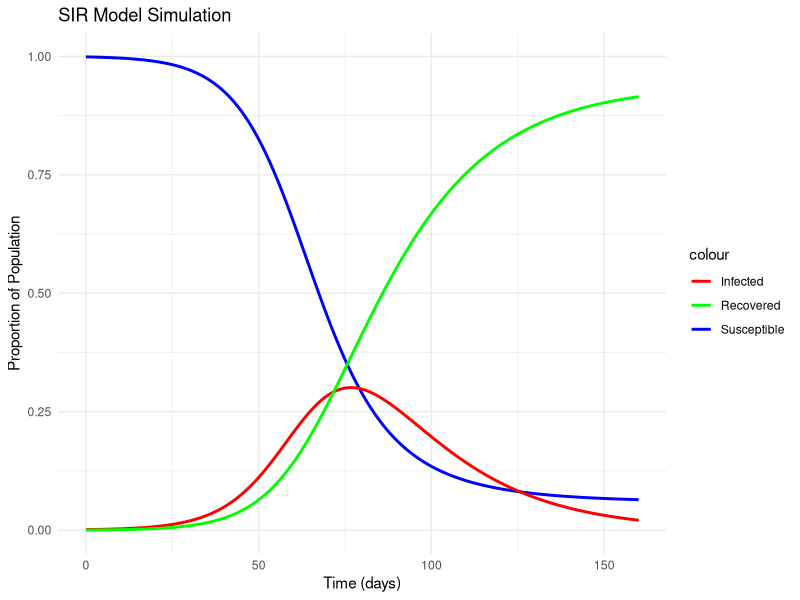

This chart was generated by the following R code:
# Load necessary package
library(deSolve)

# Define the SIR model function
SIR <- function(time, state, parameters) {
  S <- state[1]  # Susceptible individuals
  I <- state[2]  # Infected individuals
  R <- state[3]  # Recovered individuals
  
  beta <- parameters["beta"]  # Transmission rate
  v <- parameters["v"]        # Recovery rate
  
  # Differential equations
  dS <- -beta * S * I
  dI <- beta * S * I - v * I
  dR <- v * I
  
  return(list(c(dS, dI, dR)))
}

# Set initial conditions
N <- 1000     # Total population
I0 <- 1       # Initial infected
S0 <- N - I0  # Initial susceptible (everyone else)
R0 <- 0       # Initial recovered
initial_state <- c(S = S0/N, I = I0/N, R = R0/N)  # Normalize by population size

# Set parameters
R0_value <- 3       # Basic reproduction number
v <- 1/20           # Recovery rate (1/average duration of infection)
beta <- R0_value * v  # Transmission rate calculated from R0

parameters <- c(beta = beta, v = v)

# Set time range
times <- seq(0, 160, by = 1)  # Simulate for 160 days

# Solve the differential equations
sir_out <- ode(y = initial_state, times = times, func = SIR, parms = parameters)

# Convert output to dataframe
sir_df <- as.data.frame(sir_out)

# Plot the results
library(ggplot2)

ggplot(data = sir_df, aes(x = time)) +
  geom_line(aes(y = S, color = "Susceptible"), size = 1) +
  geom_line(aes(y = I, color = "Infected"), size = 1) +
  geom_line(aes(y = R, color = "Recovered"), size = 1) +
  labs(title = "SIR Model Simulation", x = "Time (days)", y = "Proportion of Population") +
  scale_color_manual(values = c("Susceptible" = "blue", "Infected" = "red", "Recovered" = "green")) +
  theme_minimal()
